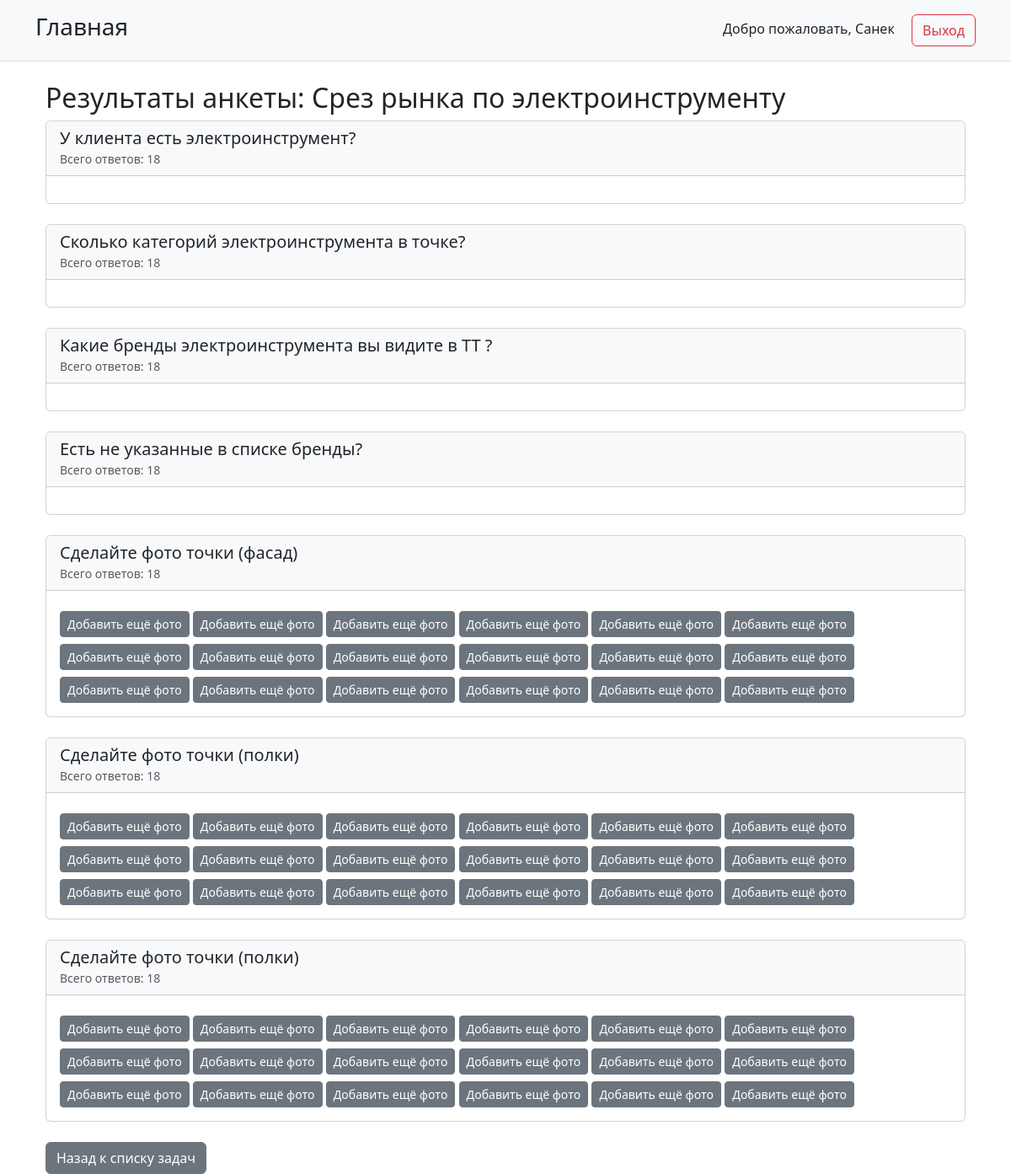
Screenshot of /tasks/survey/19/results/ (signed in) with the database file from the repository.
### users/models.py (models this page shows, shortened)
class CustomUser(AbstractUser):
    role = models.CharField(
        _('Роль'),
        max_length=20,
        choices=Role.choices,
        default=Role.EMPLOYEE
    )
    phone = models.CharField(
        _('Телефон'),
        max_length=20,
        blank=True,
        null=True
    )
    groups = models.ManyToManyField(
        Group,
        verbose_name=_('groups'),
        blank=True,
        help_text=_(
            'The groups this user belongs to. A user will get all permissions '
            'granted to each of their groups.'
        ),
        related_name='customuser_set',
        related_query_name='customuser',
    )
    user_permissions = models.ManyToManyField(
        Permission,
        verbose_name=_('user permissions'),
        blank=True,
        help_text=_('Specific permissions for this user.'),
        related_name='customuser_set',
        related_query_name='customuser',
    )
    class Meta:
        verbose_name = _('Пользователь')
        verbose_name_plural = _('Пользователи')

### tasks/models.py (models this page shows, shortened)
class Task(models.Model):
    title = models.CharField(_('Название задачи'), max_length=200)
    description = models.TextField(_('Описание'), blank=True, null=True)
    task_type = models.CharField(
        _('Тип задачи'),
        max_length=20,
        choices=TaskType.choices
    )
    status = models.CharField(
        _('Статус'),
        max_length=20,
        choices=TaskStatus.choices,
        default=TaskStatus.DRAFT
    )
    is_active = models.BooleanField(_('Активная'), default=True)
    assigned_to = models.ForeignKey(
        CustomUser,
        on_delete=models.SET_NULL,
        null=True,
        blank=True,
        limit_choices_to={'role': UserRoles.EMPLOYEE},
        verbose_name=_('Назначено сотруднику')
    )
    client = models.ForeignKey(
        Client,
        on_delete=models.SET_NULL,
        null=True,
        blank=True,
        verbose_name=_('Клиент')
    )
    created_by = models.ForeignKey(
        CustomUser,
        on_delete=models.SET_NULL,
        null=True,
        related_name='created_tasks',
        limit_choices_to={'role': UserRoles.MODERATOR},
        verbose_name=_('Создано модератором')
    )
    created_at = models.DateTimeField(_('Создано'), auto_now_add=True)
    updated_at = models.DateTimeField(_('Обновлено'), auto_now=True)
    moderator_comment = models.TextField(
        _('Комментарий модератора'),
        blank=True,
        null=True
    )
    target_count = models.PositiveIntegerField(
        _('Целевое количество ответов'),
        default=0,
        help_text=_('Для анкет: сколько клиентов нужно опросить')
    )
    current_count = models.PositiveIntegerField(
        _('Текущее количество ответов'),
        default=0
    )
    class Meta:
        verbose_name = _('Задача')
        verbose_name_plural = _('Задачи')
        ordering = ['-created_at']

class SurveyQuestion(models.Model):
    QUESTION_TYPE_CHOICES = [
                ('TEXT', 'Текстовое поле'),
                ('TEXT_SHORT', 'Короткое текстовое поле (20 символов)'),
                ('RADIO', 'Радиокнопки (одиночный выбор)'),
                ('CHECKBOX', 'Чекбоксы (множественный выбор)'),
                ('SELECT_SINGLE', 'Выбор из списка (одиночный выбор)'),
                ('SELECT_MULTIPLE', 'Выбор из списка (множественный выбор)'),
                ('PHOTO', 'Фото'),
            ]
    task = models.ForeignKey(
        'Task',
        on_delete=models.CASCADE,
        limit_choices_to={'task_type': TaskType.SURVEY},
        related_name='questions',
        verbose_name=_('Задача')
    )
    question_text = models.CharField(_('Текст вопроса'), max_length=500)
    order = models.PositiveIntegerField(_('Порядок'), default=0)
    question_type = models.CharField(
        _('Тип вопроса'),
        max_length=20,
        choices=QUESTION_TYPE_CHOICES,
        default='TEXT'
    )
    created_at = models.DateTimeField(_('Создано'), auto_now_add=True)
    def has_custom_choices(self):
        return self.choices.exists()
    class Meta:
        verbose_name = _('Вопрос анкеты')
        verbose_name_plural = _('Вопросы анкет')
        ordering = ['order']

class SurveyAnswer(models.Model):
    question = models.ForeignKey(
        SurveyQuestion,
        on_delete=models.CASCADE,
        related_name='answers',
        verbose_name=_('Вопрос')
    )
    user = models.ForeignKey(
        CustomUser,
        on_delete=models.CASCADE,
        verbose_name=_('Пользователь')
    )
    selected_choices = models.ManyToManyField(
        SurveyQuestionChoice,
        blank=True,
        verbose_name=_('Выбранные варианты')
    )
    text_answer = models.TextField(_('Текстовый ответ'), blank=True, null=True)
    client = models.ForeignKey(
        Client,
        on_delete=models.CASCADE,
        verbose_name=_('Клиент')
    )
    created_at = models.DateTimeField(_('Создано'), auto_now_add=True)
    class Meta:
        verbose_name = _('Ответ на вопрос')
        verbose_name_plural = _('Ответы на вопросы')

### tasks/views.py (the view)
# urls.py: path('survey/<int:task_id>/results/', views.SurveyResultsView.as_view(), name='survey_results'),
class SurveyResultsView(LoginRequiredMixin, ListView):
    template_name = 'tasks/survey_results.html'
    context_object_name = 'results'
    def get_queryset(self):
        task_id = self.kwargs['task_id']
        task = get_object_or_404(Task, id=task_id)
        answers = SurveyAnswer.objects.filter(question__task=task)
        results = []
        for question in task.questions.all():
            question_results = {
                'question': question,
                'answers_count': answers.filter(question=question).count()
            }
            if question.has_custom_choices():
                choice_stats = {}
                for choice in question.choices.all():
                    count = answers.filter(selected_choices=choice).count()
                    choice_stats[choice.choice_text] = count
                question_results['choice_stats'] = choice_stats
            results.append(question_results)
        return results
    def get_context_data(self, **kwargs):
        context = super().get_context_data(**kwargs)
        context['task'] = get_object_or_404(Task, id=self.kwargs['task_id'])
        context['title'] = _('Результаты анкеты')
        return context

### templates/tasks/survey_results.html
{% extends 'base.html' %}
{% load i18n %}
{% block content %}
<div class="container mt-4">
    <div class="row">
        <div class="col-md-12">
            <h2>{% trans 'Результаты анкеты' %}: {{ task.title }}</h2>
            {% for result in results %}
                <div class="card mb-4">
                    <div class="card-header bg-light">
                        <h5 class="mb-0">{{ result.question.question_text }}</h5>
                        <small class="text-muted">{% trans 'Всего ответов:' %} {{ result.answers_count }}</small>
                    </div>
                    <div class="card-body">
						{% if result.question.question_type == 'PHOTO' %}
							{% for answer in result.question.answers.all %}
								{% if answer.photos.count < 10 %}
									<a href="{% url 'tasks:add_single_photo' answer.id %}" class="btn btn-sm btn-secondary mt-2">
										{% trans 'Добавить ещё фото' %}
									</a>
								{% endif %}
							{% endfor %}
						{% endif %}
                    </div>
                </div>
            {% endfor %}
            <a href="{% url 'tasks:task_list' %}" class="btn btn-secondary">{% trans 'Назад к списку задач' %}</a>
        </div>
    </div>
</div>
{% endblock %}

### templates/base.html (shortened to what this page needs)
<!DOCTYPE html>
<html lang="ru">
<head>
    <link href="https://cdn.jsdelivr.net/npm/bootstrap@5.3.0/dist/css/bootstrap.min.css" rel="stylesheet">
</head>
<body>
    {% load static %}
    <div class="control-panel">
        <div class="container">
            <div class="d-flex justify-content-between align-items-center">
                <a href="{% url 'home' %}" class="h3 text-decoration-none text-dark">Главная</a>
                <div>
                    {% if user.is_authenticated %}
                        <span class="me-3">Добро пожаловать, {{ user.username }}</span>
                        <a href="{% url 'logout' %}" class="btn btn-outline-danger">Выход</a>
                    {% endif %}
                </div>
            </div>
        </div>
    </div>
    <div class="container">
        {% block content %}
        {% endblock %}
    </div>
</body>
</html>

### templates/base.html (style rules this page uses)
.control-panel { background-color: #f8f9fa; padding: 15px; margin-bottom: 20px; border-bottom: 1px solid #dee2e6; }

### rows the page displays
CustomUser: username "Санек"
Task: title "Срез рынка по электроинструменту"
SurveyQuestion: question.question_text "У клиента есть электроинструмент?", answers_count "18"
SurveyQuestion: question.question_text "Сколько категорий электроинструмента в точке?", answers_count "18"
SurveyQuestion: question.question_text "Какие бренды электроинструмента вы видите в ТТ ?", answers_count "18"
SurveyQuestion: question.question_text "Есть не указанные в списке бренды?", answers_count "18"
SurveyQuestion: question.question_text "Сделайте фото точки (фасад)", answers_count "18"
SurveyQuestion: question.question_text "Сделайте фото точки (полки)", answers_count "18"
SurveyQuestion: question.question_text "Сделайте фото точки (полки)", answers_count "18"
